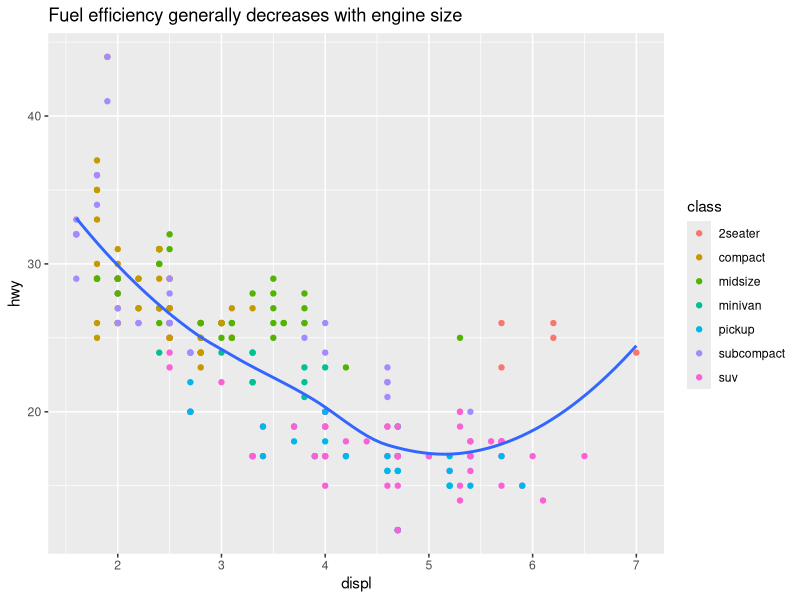
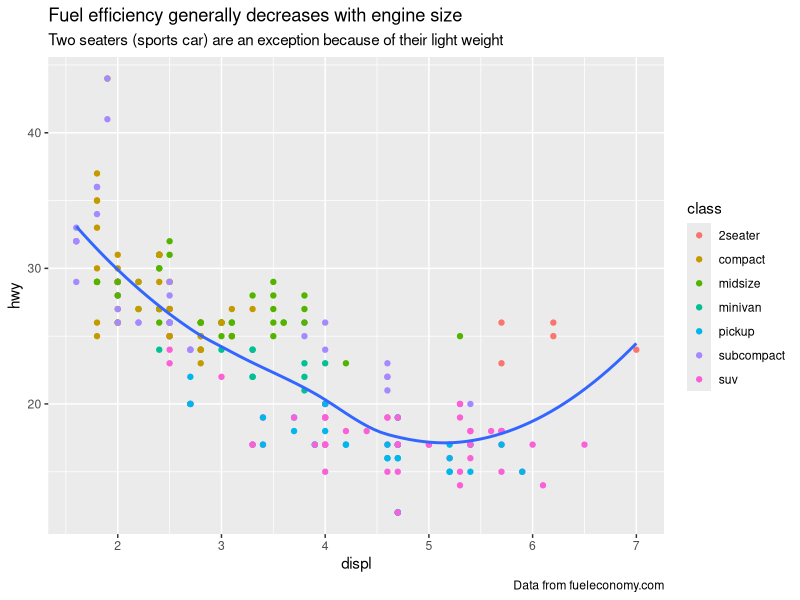
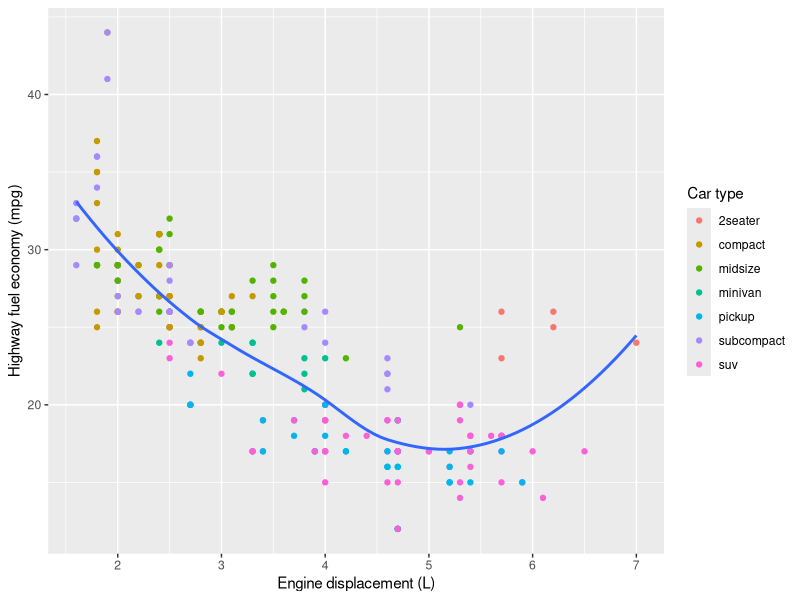
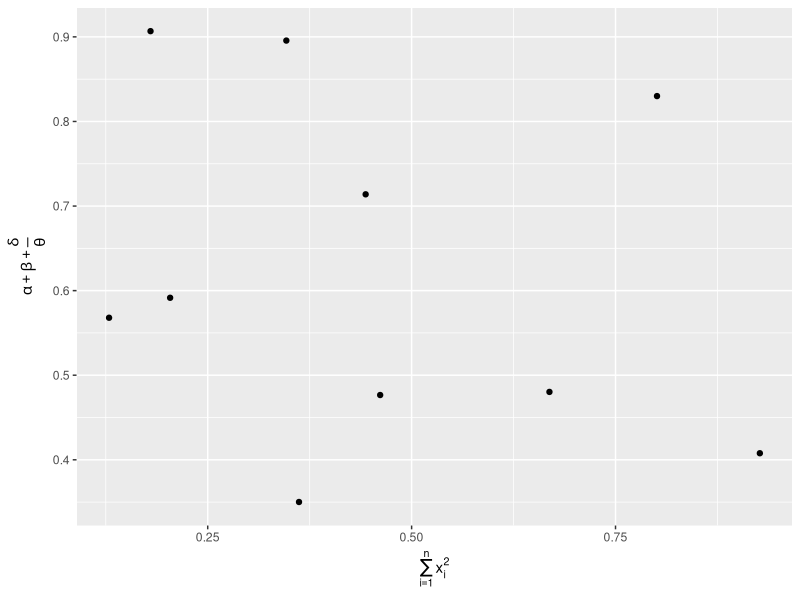
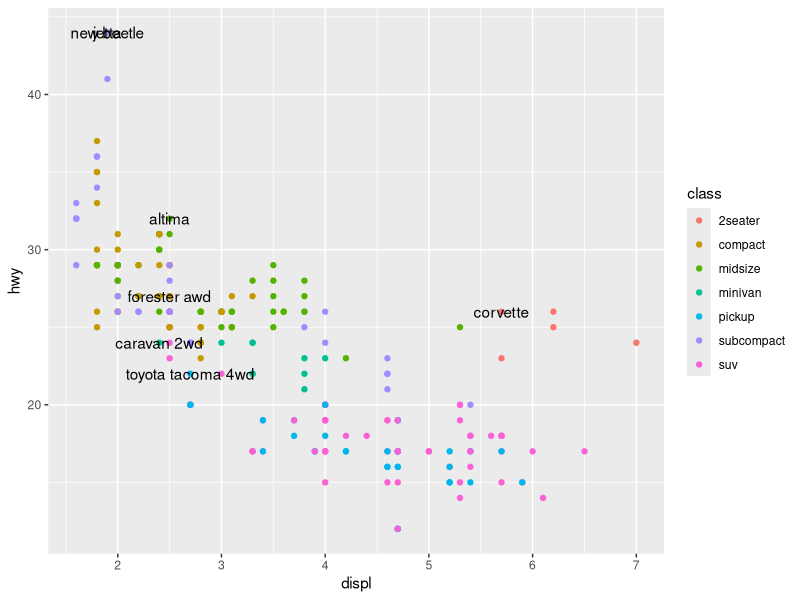
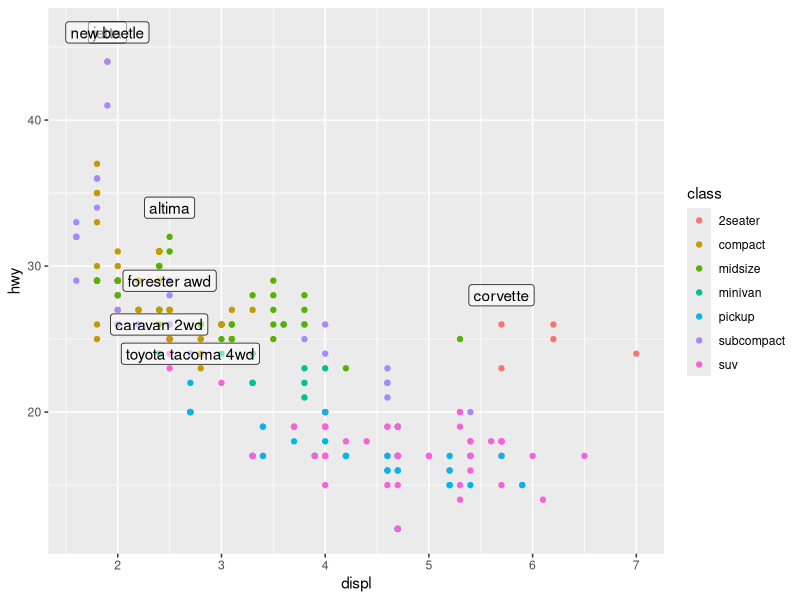
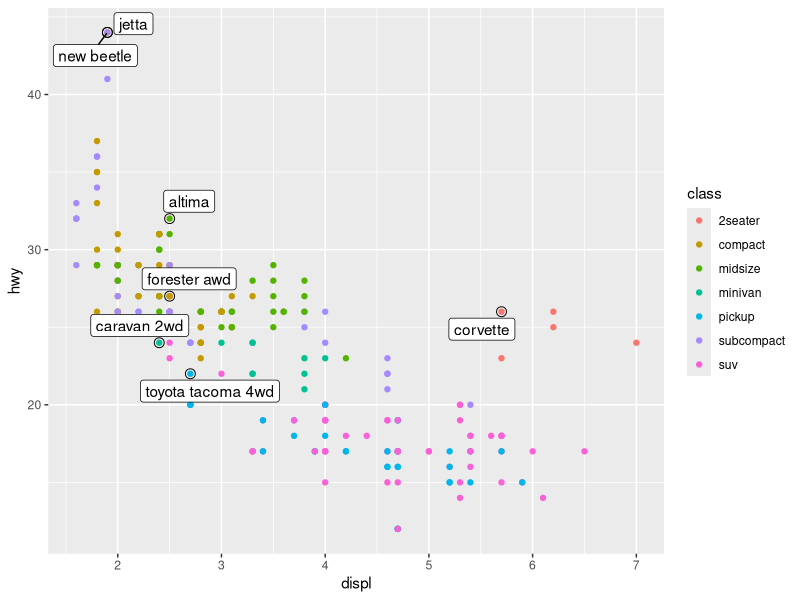
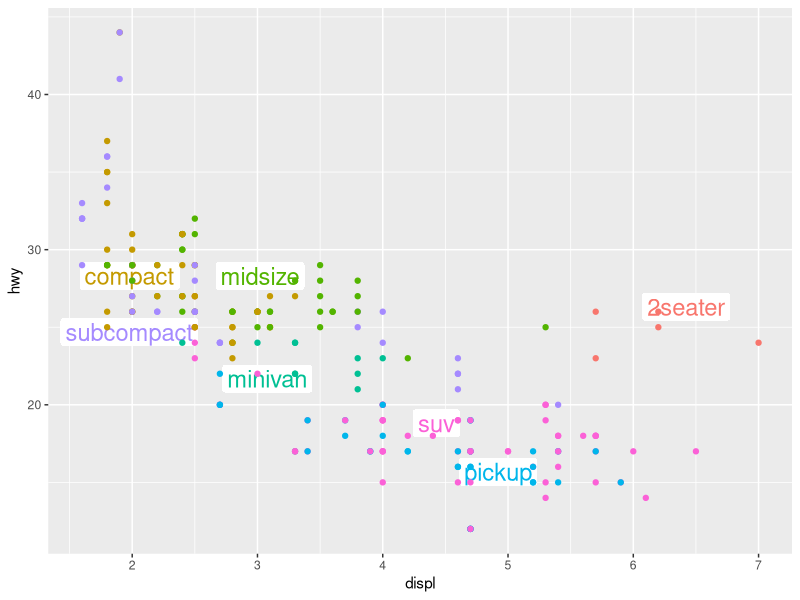

Write the R code that produced these figures, in order.
## ---- chunk 1
knitr::opts_chunk$set(collapse = TRUE, dev = "png", comment = "#>")
#Sys.setenv("LANGUAGE"="EN") # Embed this for outputing English message
#Sys.setlocale('LC_ALL','C') # Embed this directly in the Rmarkdown script that contains the Chinese character comment
options(digits=3)
options(max.print=200)
## ---- chunk 2
library(tidyverse)
## ---- chunk 3
ggplot(mpg, aes(displ, hwy)) + 
    geom_point(aes(color = class)) + 
    geom_smooth(se = FALSE) + 
    labs(
        title = paste(
            "Fuel efficiency generally decreases with",
            "engine size"
        )
    )
## ---- chunk 4
ggplot(mpg, aes(displ, hwy)) + 
    geom_point(aes(color = class)) + 
    geom_smooth(se = FALSE) + 
    labs(
        title = paste(
            "Fuel efficiency generally decreases with",
            "engine size"
        ),
        subtitle = paste(
            "Two seaters (sports car) are an exception",
            "because of their light weight"
        ),
        caption = "Data from fueleconomy.com"
    )
## ---- chunk 5
ggplot(mpg, aes(displ, hwy)) + 
    geom_point(aes(color = class)) + 
    geom_smooth(se = FALSE) + 
    labs(
        x = "Engine displacement (L)",
        y = "Highway fuel economy (mpg)",
        color = "Car type"
    )
## ---- chunk 6
df = tibble(
    x = runif(10),
    y = runif(10)
)
ggplot(df, aes(x, y)) + 
    geom_point() +
    labs(
        x = quote(sum(x[i] ^ 2, i == 1, n)),
        y = quote(alpha + beta + frac(delta, theta))
    )
## ---- chunk 7
best_in_class = mpg %>% 
    group_by(class) %>% 
    filter(row_number(desc(hwy)) == 1)
ggplot(mpg, aes(displ, hwy)) +
    geom_point(aes(color = class)) + 
    geom_text(aes(label = model), data = best_in_class)
## ---- chunk 8
ggplot(mpg, aes(displ, hwy)) +
    geom_point(aes(color = class)) + 
    geom_label(
        aes(label = model),
        data = best_in_class,
        nudge_y =  2,
        alpha = 0.5
    )
## ---- chunk 9
ggplot(mpg, aes(displ, hwy)) +
    geom_point(aes(color = class)) + 
    geom_point(size = 3, shape = 1, data = best_in_class) +
    ggrepel::geom_label_repel(
        aes(label = model),
        data = best_in_class
    )
## ---- chunk 10
class_avg = mpg %>% 
    group_by(class) %>% 
    summarise(
        displ = median(displ),
        hwy = median(hwy)
    )
ggplot(mpg, aes(displ, hwy, color = class)) +
    ggrepel::geom_label_repel(aes(label = class),
                              data = class_avg,
                              size = 6,
                              label.size = 0,
                              segment.color = NA) +
    geom_point() + theme(legend.position = "none")
## ---- chunk 11
label = mpg %>% 
    dplyr::summarize(
        displ = max(displ),
        hwy = max(hwy),
        label = paste(
            "Increasing engine size is \nrelated to",
            "decreasing fuel economy"
        )
        
    )
ggplot(mpg, aes(displ, hwy)) + 
    geom_point() +
    geom_text(
        aes(label = label),
        data = label,
        vjust = "top",
        hjust = "right"
    )
## ---- chunk 12
label = tibble(
    displ = Inf,
    hwy = Inf,
    label = paste(
            "Increasing engine size is \nrelated to",
            "decreasing fuel economy"
        )
        
    )
ggplot(mpg, aes(displ, hwy)) + 
    geom_point() +
    geom_text(
        aes(label = label),
        data = label,
        vjust = "top",
        hjust = "right"
    )
## ---- chunk 13
"Increasing engine size is related to decreasing fuel economy." %>% 
    stringr::str_wrap(width = 40) %>% 
    writeLines()
## ---- chunk 14
ggplot(mpg, aes(displ, hwy)) + 
    geom_point(aes(color = class))
## ---- chunk 15
ggplot(mpg, aes(displ, hwy)) + 
    geom_point() + 
    scale_y_continuous(breaks = seq(15, 40, by = 5))
## ---- chunk 16
ggplot(mpg, aes(displ, hwy)) + 
    geom_point() + 
    scale_x_continuous(labels = NULL) + 
    scale_y_continuous(labels = NULL)
## ---- chunk 17
presidential %>% 
    mutate(id = 33 + row_number()) %>% 
    ggplot(aes(start, id)) + 
    geom_point() + 
    geom_segment(aes(xend = end, yend = id)) + 
    scale_x_date(
        NULL,
        breaks = presidential$start,
        date_labels = "'%y"
    )
## ---- chunk 18
base = ggplot(mpg, aes(displ, hwy)) + 
    geom_point(aes(color = class))
base + theme(legend.position = "left")
base + theme(legend.position = "top")
base + theme(legend.position = "bottom")
base + theme(legend.position = "right")  # 默认设置
## ---- chunk 19
ggplot(mpg, aes(displ, hwy)) + 
    geom_point(aes(color = class)) + 
    geom_smooth(se = FALSE) +
    theme(legend.position = "bottom") +
    guides(
        color = guide_legend(
            nrow = 1,
            override.aes = list(size = 4)
        )
    )
## ---- chunk 20
ggplot(diamonds, aes(carat, price)) + 
    geom_bin2d()
ggplot(diamonds, aes(log10(carat), log10(price))) + 
    geom_bin2d()
## ---- chunk 21
ggplot(diamonds, aes(carat, price)) +
    geom_bin2d() +
    scale_x_log10() + 
    scale_y_log10()
## ---- chunk 22
ggplot(mpg, aes(displ, hwy)) + 
    geom_point(aes(color = drv))
ggplot(mpg, aes(displ, hwy)) + 
    geom_point(aes(color = drv)) +
    scale_color_brewer(palette = "Set1")
## ---- chunk 23
ggplot(mpg, aes(displ, hwy)) + 
    geom_point(aes(color = drv, shape = drv)) + 
    scale_color_brewer(palette = "Set1")
## ---- chunk 24
presidential %>% 
    mutate(id = 33 + row_number()) %>% 
    ggplot(aes(start, id, color = party)) + 
    geom_point() + 
    geom_segment(aes(xend = end, yend = id)) + 
    scale_color_manual(
        values = c(Republican = "red", Democratic = "blue")
    )
## ---- chunk 25
df = tibble(
    x = rnorm(10000),
    y = rnorm(10000)
)
ggplot(df, aes(x, y)) + 
    geom_hex() + 
    coord_fixed()
ggplot(df, aes(x,y)) + 
    geom_hex() +
    viridis::scale_fill_viridis() + 
    coord_fixed()
## ---- chunk 26
ggplot(mpg, mapping = aes(displ, hwy)) + 
    geom_point(aes(color = class)) + 
    geom_smooth() +
    coord_cartesian(xlim = c(5, 7), ylim = c(10, 30))
mpg %>% 
    filter(displ >= 5, displ <= 7, hwy >= 10, hwy <= 30) %>% 
    ggplot(aes(displ, hwy)) + 
    geom_point(aes(color = class)) + 
    geom_smooth()
## ---- chunk 27
ggplot(mpg, aes(displ, hwy)) + 
    geom_point(aes(color = class)) +
    geom_smooth(se = FALSE) +
    theme_bw()
## ---- chunk 28
ggplot(mpg, aes(displ, hwy)) + geom_point()
## ---- chunk 29
ggplot(mpg, aes(displ, hwy)) + geom_point()
## ---- chunk 30
ggplot(mpg, aes(displ, hwy)) + geom_point()
## ---- chunk 31
ggplot(mpg, aes(displ, hwy)) + geom_point()
